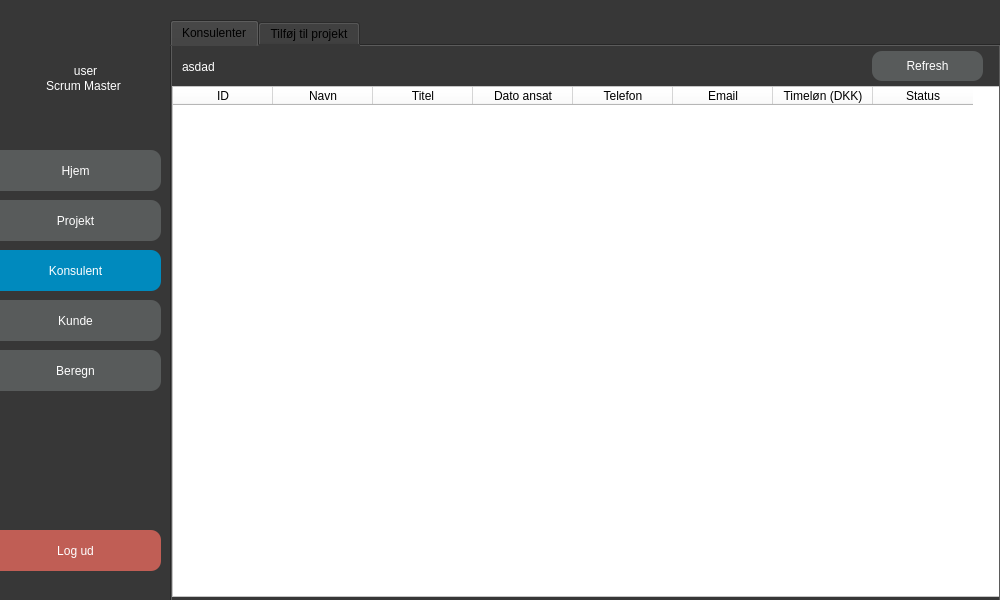
<?xml version="1.0" encoding="UTF-8"?>
<ui version="4.0">
 <class>MainWindow</class>
 <widget class="QMainWindow" name="MainWindow">
  <property name="geometry">
   <rect>
    <x>0</x>
    <y>0</y>
    <width>1000</width>
    <height>600</height>
   </rect>
  </property>
  <property name="windowTitle">
   <string>MainWindow</string>
  </property>
  <property name="styleSheet">
   <string notr="true">background-color: rgb(255, 255, 255);</string>
  </property>
  <widget class="QWidget" name="centralwidget">
   <widget class="QTabWidget" name="tabWidget">
    <property name="geometry">
     <rect>
      <x>170</x>
      <y>20</y>
      <width>831</width>
      <height>591</height>
     </rect>
    </property>
    <property name="styleSheet">
     <string notr="true">background-color: rgb(55, 55, 55);</string>
    </property>
    <property name="tabPosition">
     <enum>QTabWidget::North</enum>
    </property>
    <property name="currentIndex">
     <number>0</number>
    </property>
    <widget class="QWidget" name="tab">
     <attribute name="title">
      <string>Konsulenter</string>
     </attribute>
     <widget class="QTableWidget" name="tabelwidget">
      <property name="geometry">
       <rect>
        <x>0</x>
        <y>40</y>
        <width>831</width>
        <height>511</height>
       </rect>
      </property>
      <property name="styleSheet">
       <string notr="true">background-color: rgb(255, 255, 255);</string>
      </property>
      <attribute name="horizontalHeaderVisible">
       <bool>true</bool>
      </attribute>
      <attribute name="horizontalHeaderHighlightSections">
       <bool>true</bool>
      </attribute>
      <attribute name="verticalHeaderVisible">
       <bool>false</bool>
      </attribute>
      <attribute name="verticalHeaderDefaultSectionSize">
       <number>40</number>
      </attribute>
      <column>
       <property name="text">
        <string>ID</string>
       </property>
      </column>
      <column>
       <property name="text">
        <string>Navn</string>
       </property>
      </column>
      <column>
       <property name="text">
        <string>Titel</string>
       </property>
      </column>
      <column>
       <property name="text">
        <string>Dato ansat</string>
       </property>
      </column>
      <column>
       <property name="text">
        <string>Telefon</string>
       </property>
      </column>
      <column>
       <property name="text">
        <string>Email</string>
       </property>
      </column>
      <column>
       <property name="text">
        <string>Timeløn (DKK)</string>
       </property>
      </column>
      <column>
       <property name="text">
        <string>Status</string>
       </property>
      </column>
     </widget>
     <widget class="QLabel" name="konsulentcount">
      <property name="geometry">
       <rect>
        <x>10</x>
        <y>0</y>
        <width>231</width>
        <height>41</height>
       </rect>
      </property>
      <property name="styleSheet">
       <string notr="true">font: 18pt &quot;.AppleSystemUIFont&quot;;
color: rgb(255, 255, 255);
background-color: rgba(255, 255, 255, 0);</string>
      </property>
      <property name="text">
       <string>asdad</string>
      </property>
     </widget>
     <widget class="QPushButton" name="refresh_knap_2">
      <property name="geometry">
       <rect>
        <x>700</x>
        <y>5</y>
        <width>111</width>
        <height>30</height>
       </rect>
      </property>
      <property name="styleSheet">
       <string notr="true">QPushButton {
	color: rgb(255, 255, 255);
	background-color: rgb(88, 91, 91);
	font: 13pt &quot;.AppleSystemUIFont&quot;;
	border-radius: 10px;
}

QPushButton:Hover {

	background-color: rgb(109, 109, 109);


}
</string>
      </property>
      <property name="text">
       <string>Refresh</string>
      </property>
     </widget>
    </widget>
    <widget class="QWidget" name="tab_2">
     <attribute name="title">
      <string>Tilføj til projekt</string>
     </attribute>
     <widget class="QPushButton" name="tilknytkonsulent_knap">
      <property name="geometry">
       <rect>
        <x>60</x>
        <y>230</y>
        <width>101</width>
        <height>31</height>
       </rect>
      </property>
      <property name="styleSheet">
       <string notr="true">
QPushButton {
	color: rgb(255, 255, 255);
	
	background-color: rgb(127, 211, 150);
	font: 13pt &quot;.AppleSystemUIFont&quot;;
	border-radius: 10px;
}

QPushButton:Hover {


	
	background-color: rgb(144, 241, 171);



}
</string>
      </property>
      <property name="text">
       <string>Tilføj</string>
      </property>
     </widget>
     <widget class="QLabel" name="label_8">
      <property name="geometry">
       <rect>
        <x>70</x>
        <y>80</y>
        <width>121</width>
        <height>16</height>
       </rect>
      </property>
      <property name="styleSheet">
       <string notr="true">color: rgb(255, 255, 255);
background-color: rgba(255, 255, 255, 0);</string>
      </property>
      <property name="text">
       <string>Konsulent:</string>
      </property>
     </widget>
     <widget class="QLabel" name="label_9">
      <property name="geometry">
       <rect>
        <x>70</x>
        <y>150</y>
        <width>121</width>
        <height>16</height>
       </rect>
      </property>
      <property name="styleSheet">
       <string notr="true">color: rgb(255, 255, 255);
background-color: rgba(255, 255, 255, 0);</string>
      </property>
      <property name="text">
       <string>Projekt:</string>
      </property>
     </widget>
     <widget class="QLabel" name="error2">
      <property name="geometry">
       <rect>
        <x>20</x>
        <y>490</y>
        <width>281</width>
        <height>16</height>
       </rect>
      </property>
      <property name="styleSheet">
       <string notr="true">color: rgb(219, 0, 40);
background-color: rgba(255, 255, 255, 0);</string>
      </property>
      <property name="text">
       <string/>
      </property>
     </widget>
     <widget class="QComboBox" name="konsulent_combo">
      <property name="geometry">
       <rect>
        <x>60</x>
        <y>100</y>
        <width>181</width>
        <height>32</height>
       </rect>
      </property>
      <property name="styleSheet">
       <string notr="true">background-color: rgb(255, 255, 255);
color: rgb(0, 0, 0);
selection-background-color: rgb(228, 227, 229);</string>
      </property>
      <property name="maxVisibleItems">
       <number>100</number>
      </property>
     </widget>
     <widget class="QComboBox" name="projekt_combo">
      <property name="geometry">
       <rect>
        <x>60</x>
        <y>170</y>
        <width>181</width>
        <height>32</height>
       </rect>
      </property>
      <property name="styleSheet">
       <string notr="true">background-color: rgb(255, 255, 255);
color: rgb(0, 0, 0);
selection-background-color: rgb(228, 227, 229);</string>
      </property>
     </widget>
     <widget class="QTableWidget" name="tabelwidget_2">
      <property name="geometry">
       <rect>
        <x>320</x>
        <y>50</y>
        <width>511</width>
        <height>511</height>
       </rect>
      </property>
      <property name="styleSheet">
       <string notr="true">background-color: rgb(255, 255, 255);</string>
      </property>
      <attribute name="horizontalHeaderVisible">
       <bool>false</bool>
      </attribute>
      <attribute name="horizontalHeaderHighlightSections">
       <bool>true</bool>
      </attribute>
      <attribute name="verticalHeaderVisible">
       <bool>false</bool>
      </attribute>
      <attribute name="verticalHeaderDefaultSectionSize">
       <number>40</number>
      </attribute>
      <column>
       <property name="text">
        <string>Konsulent</string>
       </property>
      </column>
      <column>
       <property name="text">
        <string>Projekt</string>
       </property>
      </column>
     </widget>
     <widget class="QPushButton" name="refresh_knap">
      <property name="geometry">
       <rect>
        <x>700</x>
        <y>5</y>
        <width>111</width>
        <height>31</height>
       </rect>
      </property>
      <property name="styleSheet">
       <string notr="true">QPushButton {
	color: rgb(255, 255, 255);
	background-color: rgb(88, 91, 91);
	font: 13pt &quot;.AppleSystemUIFont&quot;;
	border-radius: 10px;
}

QPushButton:Hover {

	background-color: rgb(109, 109, 109);


}
</string>
      </property>
      <property name="text">
       <string>Refresh</string>
      </property>
     </widget>
     <widget class="QPushButton" name="slet_knap">
      <property name="geometry">
       <rect>
        <x>60</x>
        <y>390</y>
        <width>101</width>
        <height>31</height>
       </rect>
      </property>
      <property name="styleSheet">
       <string notr="true">

QPushButton {
	color: rgb(255, 255, 255);
	
	background-color: rgb(192, 94, 85);
	font: 13pt &quot;.AppleSystemUIFont&quot;;
	border-radius: 10px;
}

QPushButton:Hover {


	background-color: rgb(220, 109, 99);



}
</string>
      </property>
      <property name="text">
       <string>Slet</string>
      </property>
     </widget>
     <widget class="QLabel" name="label_7">
      <property name="geometry">
       <rect>
        <x>322</x>
        <y>10</y>
        <width>51</width>
        <height>41</height>
       </rect>
      </property>
      <property name="styleSheet">
       <string notr="true">font: 14pt &quot;.AppleSystemUIFont&quot;;
color: rgb(255, 255, 255);
background-color: rgba(255, 255, 255, 0);</string>
      </property>
      <property name="text">
       <string>Projekt:</string>
      </property>
     </widget>
     <widget class="QLabel" name="label_10">
      <property name="geometry">
       <rect>
        <x>502</x>
        <y>10</y>
        <width>71</width>
        <height>41</height>
       </rect>
      </property>
      <property name="styleSheet">
       <string notr="true">font: 14pt &quot;.AppleSystemUIFont&quot;;
color: rgb(255, 255, 255);
background-color: rgba(255, 255, 255, 0);</string>
      </property>
      <property name="text">
       <string>Konsulent:</string>
      </property>
     </widget>
     <widget class="QLineEdit" name="konsulentnavn_input">
      <property name="geometry">
       <rect>
        <x>60</x>
        <y>350</y>
        <width>181</width>
        <height>21</height>
       </rect>
      </property>
      <property name="styleSheet">
       <string notr="true">background-color: rgb(255, 255, 255);
border-radius: 15px;</string>
      </property>
      <property name="text">
       <string/>
      </property>
     </widget>
     <widget class="QLabel" name="label_11">
      <property name="geometry">
       <rect>
        <x>60</x>
        <y>330</y>
        <width>121</width>
        <height>16</height>
       </rect>
      </property>
      <property name="styleSheet">
       <string notr="true">color: rgb(255, 255, 255);
background-color: rgba(255, 255, 255, 0);</string>
      </property>
      <property name="text">
       <string>Navn på konsulent:</string>
      </property>
     </widget>
     <widget class="QLabel" name="noterror2">
      <property name="geometry">
       <rect>
        <x>40</x>
        <y>520</y>
        <width>241</width>
        <height>16</height>
       </rect>
      </property>
      <property name="styleSheet">
       <string notr="true">color: rgb(0, 170, 115);
background-color: rgba(255, 255, 255, 0);</string>
      </property>
      <property name="text">
       <string/>
      </property>
     </widget>
    </widget>
   </widget>
   <widget class="QLabel" name="navn">
    <property name="geometry">
     <rect>
      <x>10</x>
      <y>50</y>
      <width>151</width>
      <height>41</height>
     </rect>
    </property>
    <property name="styleSheet">
     <string notr="true">font: 16pt &quot;.AppleSystemUIFont&quot;;
color: white;

background-color: rgba(255, 255, 255, 0);</string>
    </property>
    <property name="text">
     <string>user</string>
    </property>
    <property name="scaledContents">
     <bool>false</bool>
    </property>
    <property name="alignment">
     <set>Qt::AlignCenter</set>
    </property>
    <property name="wordWrap">
     <bool>false</bool>
    </property>
   </widget>
   <widget class="QLabel" name="label_3">
    <property name="geometry">
     <rect>
      <x>43</x>
      <y>70</y>
      <width>81</width>
      <height>31</height>
     </rect>
    </property>
    <property name="styleSheet">
     <string notr="true">font: 10pt &quot;.AppleSystemUIFont&quot;;
color: rgb(255, 255, 255);
background-color: rgba(255, 255, 255, 0);</string>
    </property>
    <property name="text">
     <string>Scrum Master</string>
    </property>
    <property name="alignment">
     <set>Qt::AlignCenter</set>
    </property>
   </widget>
   <widget class="QLabel" name="Frame">
    <property name="geometry">
     <rect>
      <x>-10</x>
      <y>-10</y>
      <width>1081</width>
      <height>631</height>
     </rect>
    </property>
    <property name="styleSheet">
     <string notr="true">font: 16pt &quot;.AppleSystemUIFont&quot;;
color: rgb(0, 138, 190);

background-color: rgb(0, 0, 0,200);
border-radius: 15px;</string>
    </property>
    <property name="text">
     <string/>
    </property>
    <property name="scaledContents">
     <bool>false</bool>
    </property>
    <property name="alignment">
     <set>Qt::AlignCenter</set>
    </property>
    <property name="wordWrap">
     <bool>false</bool>
    </property>
   </widget>
   <widget class="QPushButton" name="logud_knap">
    <property name="geometry">
     <rect>
      <x>-10</x>
      <y>530</y>
      <width>171</width>
      <height>41</height>
     </rect>
    </property>
    <property name="styleSheet">
     <string notr="true">

QPushButton {
	color: rgb(255, 255, 255);
	
	background-color: rgb(192, 94, 85);
	font: 16pt &quot;.AppleSystemUIFont&quot;;
	border-radius: 10px;
}

QPushButton:Hover {


	background-color: rgb(220, 109, 99);



}
</string>
    </property>
    <property name="text">
     <string>Log ud</string>
    </property>
   </widget>
   <widget class="QPushButton" name="hjem_knap">
    <property name="geometry">
     <rect>
      <x>-10</x>
      <y>150</y>
      <width>171</width>
      <height>41</height>
     </rect>
    </property>
    <property name="styleSheet">
     <string notr="true">QPushButton {
	color: rgb(255, 255, 255);
	background-color: rgb(88, 91, 91);
	font: 16pt &quot;.AppleSystemUIFont&quot;;
	border-radius: 10px;
}

QPushButton:Hover {

	background-color: rgb(109, 109, 109);


}
</string>
    </property>
    <property name="text">
     <string>Hjem</string>
    </property>
   </widget>
   <widget class="QPushButton" name="kunder_knap">
    <property name="geometry">
     <rect>
      <x>-10</x>
      <y>300</y>
      <width>171</width>
      <height>41</height>
     </rect>
    </property>
    <property name="styleSheet">
     <string notr="true">QPushButton {
	color: rgb(255, 255, 255);
	background-color: rgb(88, 91, 91);
	font: 16pt &quot;.AppleSystemUIFont&quot;;
	border-radius: 10px;
}

QPushButton:Hover {

	background-color: rgb(109, 109, 109);


}
</string>
    </property>
    <property name="text">
     <string>Kunde</string>
    </property>
   </widget>
   <widget class="QPushButton" name="projekter_knap">
    <property name="geometry">
     <rect>
      <x>-10</x>
      <y>200</y>
      <width>171</width>
      <height>41</height>
     </rect>
    </property>
    <property name="styleSheet">
     <string notr="true">QPushButton {
	color: rgb(255, 255, 255);
	background-color: rgb(88, 91, 91);
	font: 16pt &quot;.AppleSystemUIFont&quot;;
	border-radius: 10px;
}

QPushButton:Hover {

	background-color: rgb(109, 109, 109);


}
</string>
    </property>
    <property name="text">
     <string>Projekt</string>
    </property>
   </widget>
   <widget class="QPushButton" name="konsulenter_knap">
    <property name="geometry">
     <rect>
      <x>-10</x>
      <y>250</y>
      <width>171</width>
      <height>41</height>
     </rect>
    </property>
    <property name="styleSheet">
     <string notr="true">background-color: rgb(0, 138, 190);
color: rgb(255, 255, 255);
font: 16pt &quot;.AppleSystemUIFont&quot;;
border-radius: 10px;

</string>
    </property>
    <property name="text">
     <string>Konsulent</string>
    </property>
   </widget>
   <widget class="QPushButton" name="registreringer_knap">
    <property name="geometry">
     <rect>
      <x>-10</x>
      <y>350</y>
      <width>171</width>
      <height>41</height>
     </rect>
    </property>
    <property name="styleSheet">
     <string notr="true">QPushButton {
	color: rgb(255, 255, 255);
	background-color: rgb(88, 91, 91);
	font: 16pt &quot;.AppleSystemUIFont&quot;;
	border-radius: 10px;
}

QPushButton:Hover {

	background-color: rgb(109, 109, 109);


}
</string>
    </property>
    <property name="text">
     <string>Beregn</string>
    </property>
   </widget>
   <zorder>Frame</zorder>
   <zorder>tabWidget</zorder>
   <zorder>navn</zorder>
   <zorder>label_3</zorder>
   <zorder>logud_knap</zorder>
   <zorder>hjem_knap</zorder>
   <zorder>kunder_knap</zorder>
   <zorder>projekter_knap</zorder>
   <zorder>konsulenter_knap</zorder>
   <zorder>registreringer_knap</zorder>
  </widget>
 </widget>
 <tabstops>
  <tabstop>konsulent_combo</tabstop>
  <tabstop>projekt_combo</tabstop>
  <tabstop>tilknytkonsulent_knap</tabstop>
  <tabstop>konsulentnavn_input</tabstop>
  <tabstop>slet_knap</tabstop>
  <tabstop>tabelwidget_2</tabstop>
  <tabstop>refresh_knap</tabstop>
  <tabstop>tabWidget</tabstop>
  <tabstop>tabelwidget</tabstop>
  <tabstop>refresh_knap_2</tabstop>
  <tabstop>logud_knap</tabstop>
 </tabstops>
 <resources/>
 <connections/>
</ui>
